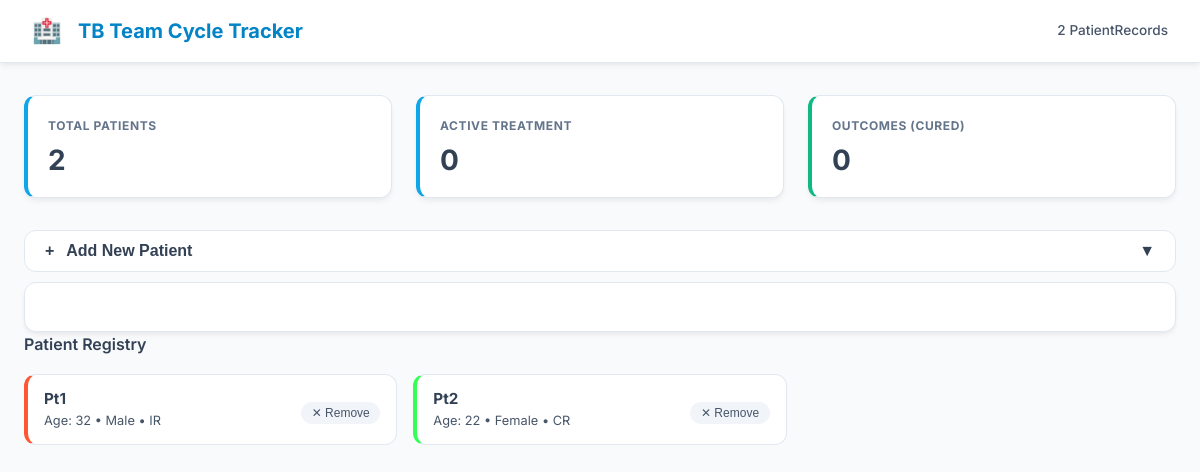
Before: / with the older database file.
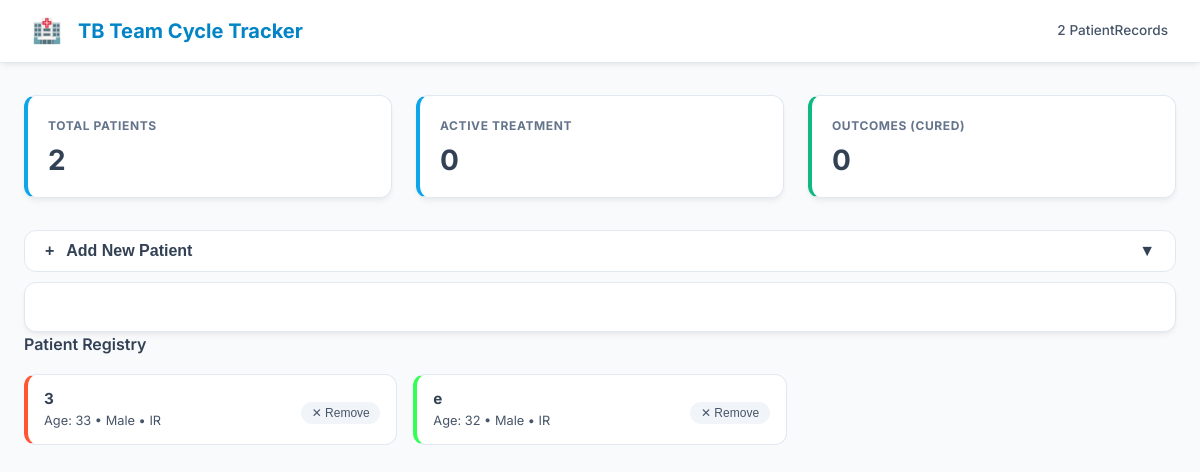
After: the same page with the newer database file.
### app.py (models this page shows)
class Patient(db.Model):
    id = db.Column(db.Integer, primary_key=True)
    name = db.Column(db.String(50))
    age = db.Column(db.Integer)
    sex = db.Column(db.String(10))
    address = db.Column(db.String(100))
    regime = db.Column(db.String(10))
    remark = db.Column(db.String(200))
    events = db.relationship("Event", backref="patient", lazy=True)

### app.py (the view)
@app.route("/")
def index():
    patients = Patient.query.all()
    return render_template("index.html", patients=patients)

### templates/index.html (shortened to what this page needs)
<!DOCTYPE html>
<html lang="en">
<head>
  <link href="https://cdn.jsdelivr.net/npm/fullcalendar@6.1.9/index.global.min.css" rel="stylesheet">
  <link rel="stylesheet" href="{{ url_for('static', filename='style.css') }}">
</head>
<body>
  <header>
    <h1>
      <span style="font-size: 1.5rem; margin-right: 0.5rem;">🏥</span>
      TB Team Cycle Tracker
    </h1>
    <div style="font-size: 0.85rem; color: #475569; font-weight: 500;">
      <span id="headerCount">{{ patients|length }}</span> PatientRecords
    </div>
  </header>
  <div class="container">
    <div class="dashboard-grid">
      <div class="stat-card">
        <div class="stat-label">Total Patients</div>
        <div class="stat-value" id="totalCount">{{ patients|length }}</div>
      </div>
      <div class="stat-card">
        <div class="stat-label">Active Treatment</div>
        <div class="stat-value" id="activeCount">
          {% set active_count = 0 %}
          {% for p in patients %}
             {% set active_count = active_count + 1 %}
          {% endfor %}
          {{ active_count }}
        </div>
      </div>
      <div class="stat-card" style="border-left-color: var(--success);">
        <div class="stat-label">Outcomes (Cured)</div>
        <div class="stat-value">0</div>
      </div>
    </div>
    <div class="card" style="padding: 0; overflow: hidden; border: none; background: transparent; box-shadow: none;">
      <button id="toggleFormBtn" class="btn toggle-btn">
        <span><span style="margin-right:8px;">+</span> Add New Patient</span>
        <span class="icon-toggle">▼</span>
      </button>
    </div>
    <div class="main-layout">
      <div id="calendar-container">
        <div id="calendar"></div>
      </div>
      <div class="card" id="legend">
        <h4 style="margin-bottom: 1rem; display: flex; justify-content: space-between; align-items: center;">
          Patient Registry
        </h4>
        <ul>
          {% for p in patients %}
            {% if p.events %}
              <li class="patient-item" style="border-left-color: {{ p.events[0].color }}">
                <div style="display: flex; flex-direction: column;">
                  <strong style="font-size: 0.95rem;">{{ p.name }}</strong>
                  <span style="color: #475569; font-size: 0.8rem;">Age: {{ p.age }} • {{ p.sex }} • {{ p.regime }}</span>
                </div>
                 <div style="margin-top: 5px;">
                   <button class="deletePatientBtn btn btn-secondary" data-id="{{ p.id }}" style="padding: 0.25rem 0.6rem; font-size: 0.75rem; border-color: transparent; color: #475569; background: #f1f5f9;">
                      ✕ Remove
                   </button>
                 </div>
              </li>
            {% endif %}
          {% endfor %}
        </ul>
      </div>
    </div>
  </div>
</body>
</html>

### static/style.css (style rules this page uses)
:root { --primary: #0ea5e9; --primary-dark: #0284c7; --primary-light: #e0f2fe; --bg-body: #f8fafc; --bg-surface: #ffffff; --text-main: #334155; --text-muted: #64748b; --border-color: #e2e8f0; --success: #10b981; --warning: #f59e0b; --danger: #ef4444; --radius: 12px; --shadow: 0 4px 6px -1px rgba(0, 0, 0, 0.05), 0 2px 4px -1px rgba(0, 0, 0, 0.03); --font-main: 'Inter', system-ui, -apple-system, sans-serif; }
body { font-family: var(--font-main); margin: 0; padding: 0; background-color: var(--bg-body); color: var(--text-main); line-height: 1.6; -webkit-font-smoothing: antialiased; }
header { background-color: var(--bg-surface); padding: 0.75rem 2rem; border-bottom: 1px solid var(--border-color); display: flex; justify-content: space-between; align-items: center; box-shadow: var(--shadow); position: sticky; top: 0; z-index: 100; }
header h1 { margin: 0; font-size: 1.25rem; font-weight: 700; color: var(--primary-dark); display: flex; align-items: center; gap: 0.5rem; }
.container { max-width: 1400px; margin: 2rem auto; padding: 0 1.5rem; }
.dashboard-grid { display: grid; grid-template-columns: repeat(auto-fit, minmax(200px, 1fr)); gap: 1.5rem; margin-bottom: 2rem; }
.stat-card { background: white; padding: 1.25rem; border-radius: var(--radius); border: 1px solid var(--border-color); border-left: 4px solid var(--primary); box-shadow: var(--shadow); display: flex; flex-direction: column; }
.stat-label { font-size: 0.75rem; text-transform: uppercase; font-weight: 700; color: var(--text-muted); letter-spacing: 0.05em; margin-bottom: 0.5rem; }
.stat-value { font-size: 1.75rem; font-weight: 700; color: var(--text-main); line-height: 1.2; }
h2, h3, h4 { margin-top: 0; font-weight: 600; color: var(--text-main); }
.btn { display: inline-flex; align-items: center; justify-content: center; gap: 0.5rem; padding: 0.5rem 1rem; font-size: 0.875rem; font-weight: 500; color: white; background-color: var(--primary); border: 1px solid transparent; border-radius: var(--radius); cursor: pointer; transition: all 0.2s ease; text-decoration: none; line-height: 1; }
.btn-secondary { background-color: white; color: var(--text-muted); border-color: var(--border-color); }
.toggle-btn { width: 100%; display: flex; justify-content: space-between; align-items: center; background-color: var(--bg-surface); color: var(--text-main); border: 1px solid var(--border-color); font-weight: 600; padding: 0.75rem 1.25rem; font-size: 1rem; }
#calendar { background: white; padding: 1.5rem; border-radius: var(--radius); border: 1px solid var(--border-color); box-shadow: var(--shadow); }
#legend ul { list-style: none; padding: 0; display: grid; grid-template-columns: repeat(auto-fill, minmax(280px, 1fr)); gap: 1rem; }
.patient-item { display: flex; align-items: center; justify-content: space-between; padding: 0.75rem 1rem; background: white; border: 1px solid var(--border-color); border-left-width: 4px; border-radius: var(--radius); transition: transform 0.1s, box-shadow 0.1s; }

Changed rows visible on the page:
changed Patient (number 1 of 2 on the later page): name "Pt1" → "3"; age "32" → "33"
changed Patient (number 2 of 2 on the later page): name "Pt2" → "e"; age "22" → "32"; sex "Female" → "Male"; regime "CR" → "IR"
